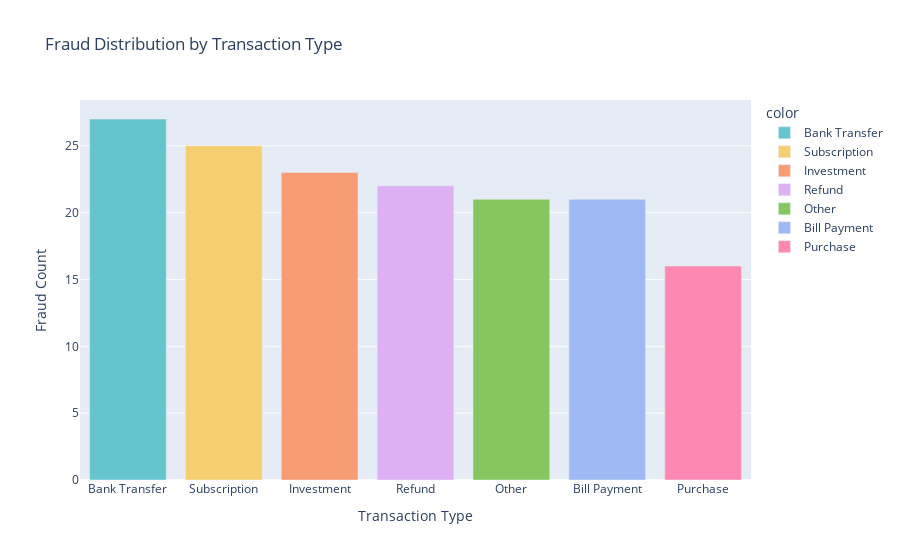

The notebook cell this image was saved under:
### Code cell
#plot 1: fraud distribution as occurrence type
fig = px.bar(
    x=fraud['Transaction_Type'].value_counts().index,
    y=fraud['Transaction_Type'].value_counts().values,
    color=fraud['Transaction_Type'].value_counts().index,
    title='Fraud Distribution by Transaction Type',
    labels={'x': 'Transaction Type', 'y': 'Fraud Count'},
    color_discrete_sequence=px.colors.qualitative.Pastel
)
fig.update_layout(xaxis={'categoryorder': 'total descending'})
fig.show()

### Figure 1 — Plotly figure (JSON) as saved in the notebook; plotly's stock layout.template omitted (floating-point values rounded to 4 significant figures)
{"data": [{"alignmentgroup": "True", "hovertemplate": "color=Bank Transfer<br>Transaction Type=%{x}<br>Fraud Count=%{y}<extra></extra>", "legendgroup": "Bank Transfer", "marker": {"color": "rgb(102, 197, 204)", "pattern": {"shape": ""}}, "name": "Bank Transfer", "offsetgroup": "Bank Transfer", "orientation": "v", "showlegend": true, "textposition": "auto", "type": "bar", "x": ["Bank Transfer"], "xaxis": "x", "y": [27], "yaxis": "y"}, {"alignmentgroup": "True", "hovertemplate": "color=Subscription<br>Transaction Type=%{x}<br>Fraud Count=%{y}<extra></extra>", "legendgroup": "Subscription", "marker": {"color": "rgb(246, 207, 113)", "pattern": {"shape": ""}}, "name": "Subscription", "offsetgroup": "Subscription", "orientation": "v", "showlegend": true, "textposition": "auto", "type": "bar", "x": ["Subscription"], "xaxis": "x", "y": [25], "yaxis": "y"}, {"alignmentgroup": "True", "hovertemplate": "color=Investment<br>Transaction Type=%{x}<br>Fraud Count=%{y}<extra></extra>", "legendgroup": "Investment", "marker": {"color": "rgb(248, 156, 116)", "pattern": {"shape": ""}}, "name": "Investment", "offsetgroup": "Investment", "orientation": "v", "showlegend": true, "textposition": "auto", "type": "bar", "x": ["Investment"], "xaxis": "x", "y": [23], "yaxis": "y"}, {"alignmentgroup": "True", "hovertemplate": "color=Refund<br>Transaction Type=%{x}<br>Fraud Count=%{y}<extra></extra>", "legendgroup": "Refund", "marker": {"color": "rgb(220, 176, 242)", "pattern": {"shape": ""}}, "name": "Refund", "offsetgroup": "Refund", "orientation": "v", "showlegend": true, "textposition": "auto", "type": "bar", "x": ["Refund"], "xaxis": "x", "y": [22], "yaxis": "y"}, {"alignmentgroup": "True", "hovertemplate": "color=Other<br>Transaction Type=%{x}<br>Fraud Count=%{y}<extra></extra>", "legendgroup": "Other", "marker": {"color": "rgb(135, 197, 95)", "pattern": {"shape": ""}}, "name": "Other", "offsetgroup": "Other", "orientation": "v", "showlegend": true, "textposition": "auto", "type": "bar", "x": ["Other"], "xaxis": "x", "y": [21], "yaxis": "y"}, {"alignmentgroup": "True", "hovertemplate": "color=Bill Payment<br>Transaction Type=%{x}<br>Fraud Count=%{y}<extra></extra>", "legendgroup": "Bill Payment", "marker": {"color": "rgb(158, 185, 243)", "pattern": {"shape": ""}}, "name": "Bill Payment", "offsetgroup": "Bill Payment", "orientation": "v", "showlegend": true, "textposition": "auto", "type": "bar", "x": ["Bill Payment"], "xaxis": "x", "y": [21], "yaxis": "y"}, {"alignmentgroup": "True", "hovertemplate": "color=Purchase<br>Transaction Type=%{x}<br>Fraud Count=%{y}<extra></extra>", "legendgroup": "Purchase", "marker": {"color": "rgb(254, 136, 177)", "pattern": {"shape": ""}}, "name": "Purchase", "offsetgroup": "Purchase", "orientation": "v", "showlegend": true, "textposition": "auto", "type": "bar", "x": ["Purchase"], "xaxis": "x", "y": [16], "yaxis": "y"}], "layout": {"barmode": "relative", "legend": {"title": {"text": "color"}, "tracegroupgap": 0}, "title": {"text": "Fraud Distribution by Transaction Type"}, "xaxis": {"anchor": "y", "categoryorder": "total descending", "domain": [0, 1], "title": {"text": "Transaction Type"}}, "yaxis": {"anchor": "x", "domain": [0, 1], "title": {"text": "Fraud Count"}}}}
